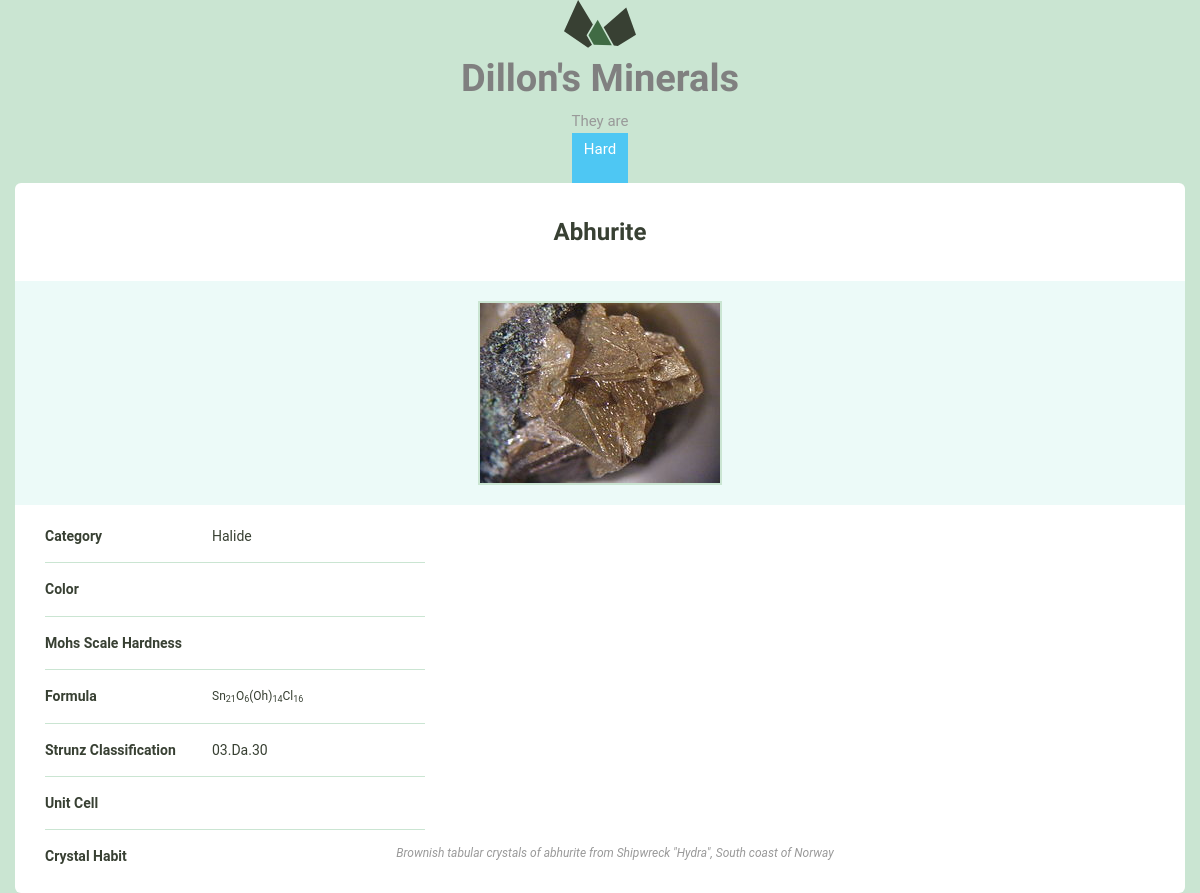
The app's page /minerals/4/ with its own data.
### courses/models.py (models this page shows, shortened)
class Mineral(models.Model):
    name = models.CharField(max_length=255)
    image_filename = models.CharField(max_length=255)
    image_caption = models.CharField(max_length=255)
    category = models.CharField(max_length=255)
    formula = models.CharField(max_length=255)
    strunz_classification = models.CharField(max_length=255)
    color = models.CharField(max_length=255)
    crystal_system = models.CharField(max_length=255)
    unit_cell = models.CharField(max_length=255)
    crystal_symmetry = models.CharField(max_length=255)
    cleavage = models.CharField(max_length=255)
    mohs_scale_hardness = models.CharField(max_length=255)
    luster = models.CharField(max_length=255)
    streak = models.CharField(max_length=255)
    diaphaneity = models.CharField(max_length=255)
    optical_properties = models.CharField(max_length=255)
    refractive_index = models.CharField(max_length=255)
    crystal_habit = models.CharField(max_length=255)
    specific_gravity = models.CharField(max_length=255)
    group = models.CharField(max_length=255)

### courses/views.py (the view)
# urls.py: url(r'(?P<pk>\d+)/$', views.detail, name='detail'),
def detail(request, pk):
    mineral = get_object_or_404(Mineral, pk=pk)
    return render(request, 'courses/detail.html', {'mineral': mineral})

### courses/templates/courses/detail.html (shortened to what this page needs)
{% extends "layout.html" %}
{% load static from staticfiles %}
{% block static %}<link rel="stylesheet" href="{% static 'courses/css/courses.css' %}">{% endblock %}
{% block content %}
    <div class="grid-100 mineral__container">
      <h1 class="mineral__name">{{ mineral.name }}</h1>
      <div class="mineral__image-bg">
        <img class="mineral__image" src="{% static 'courses/images/' %}{{ mineral.name }}.jpg">
        <p class="mineral__caption">{{ mineral.image_caption }}</p>
      </div>
      <div class="mineral__table-container">
        <table class="mineral__table">
          <tr>
            <td class="mineral__category">Category</td>
            <td>{{ mineral.category|title }}</td>
          </tr>
          <tr>
            <td class="mineral__category">Color</td>
            <td>{{ mineral.color|title }}</td>
          </tr>
          <tr>
            <td class="mineral__category">Mohs Scale Hardness</td>
            <td>{{ mineral.mohs_scale_hardness|title }}</td>
          </tr>
          <tr>
            <td class="mineral__category">Formula</td>
            <td class="mineral__formula">{{ mineral.formula|safe|title }}</td>
          </tr>
          <tr>
            <td class="mineral__category">Strunz Classification</td>
            <td>{{ mineral.strunz_classification|title }}</td>
          </tr>
          <tr>
            <td class="mineral__category">Unit Cell</td>
            <td>{{ mineral.unit_cell|title }}</td>
          </tr>
          <tr>
            <td class="mineral__category">Crystal Habit</td>
            <td>{{ mineral.crystal_habit|title }}</td>
          </tr>
        </table>
      </div>
    </div>
  </div>
{% endblock %}

### assets/css/layout.css (style rules this page uses)
html { font-family: sans-serif; -ms-text-size-adjust: 100%; -webkit-text-size-adjust: 100%; }
body { margin: 0; }
h1 { font-size: 2em; margin: 0.67em 0; }
sub { font-size: 75%; line-height: 0; position: relative; vertical-align: baseline; bottom: -0.25em; }
img { border: 0; }
table { border-collapse: collapse; border-spacing: 0; }
td, th { padding: 0; }
html { font-size: 62.5%; }
body { background-color: #CAE5D2; font-size: 1.5em; line-height: 1.6; font-weight: 400; font-family: "Cousine"; color: #666; }
.grid, .grid-5, .grid-10, .grid-15, .grid-20, .grid-25, .grid-30, .grid-33, .grid-35, .grid-40, .grid-45, .grid-50, .grid-55, .grid-60, .grid-65, .grid-66, .grid-70, .grid-75, .grid-80, .grid-90, .grid-95, .grid-100 { float: left; box-sizing: border-box; position: relative; }
.grid-100 { width: 100%; padding: 0 15px; }
h1, h2, h3, h4, h5, h6 { margin-top: 0; margin-bottom: 2rem; font-weight: bold; font-family: "Work Sans", sans-serif; color: #384033; }
h1 { font-size: 3.8rem; }
@media (min-width: 550px) { h1 { font-size: 3.8rem; } }
p { margin-top: 0; font-size: 1.6rem; }
th, td { padding: 15px; text-align: left; border-bottom: 1px solid #e1e1e1; }
th:first-child, td:first-child { padding-left: 0; }
th:last-child, td:last-child { padding-right: 0; }
table, p, ul { margin-bottom: 2.5rem; }
.mineral__container { background-color: #fff; border-radius: 6px; list-style: none; padding: 0; text-align: center; }
.mineral__name { display: block; width: 100%; margin: 0; font-size: 24px; padding: 30px 0 30px 0; }
.mineral__image { display: block; margin: 0 auto; border: solid 2px #CAE5D2; }
.mineral__image-bg { background-color: #ecfaf8; padding: 20px 0; }
.mineral__caption { font-size: 12px; font-style: italic; padding: 10px 0 0 0; margin: 0; }
.mineral__table { font-size: 14px; color: #384033; }
.mineral__table td { border-color: #CAE5D2; }
.mineral__table tr:last-of-type td { border-bottom: none; padding-bottom: 0; }
.mineral__table-container { padding: 5px 30px 0; }
.mineral__category { font-weight: bold; width: 40%; }
.mineral__formula { font-size: 12px; }

### courses/static/courses/css/courses.css (style rules this page uses)
body { margin:0px; font-family:'Roboto'; text-align:center; }
p { position:fixed; width:100%; bottom:30px; font-size:12px; color:#999; margin-top:200px; }

### records on screen
Mineral: name "Abhurite", name (picture), image_caption "Brownish tabular crystals of abhurite from Shipwreck \"Hydra\", South coast of Norway", category "Halide", formula "Sn 21 O 6 (Oh) 14 Cl 16", strunz_classification "03.Da.30"
